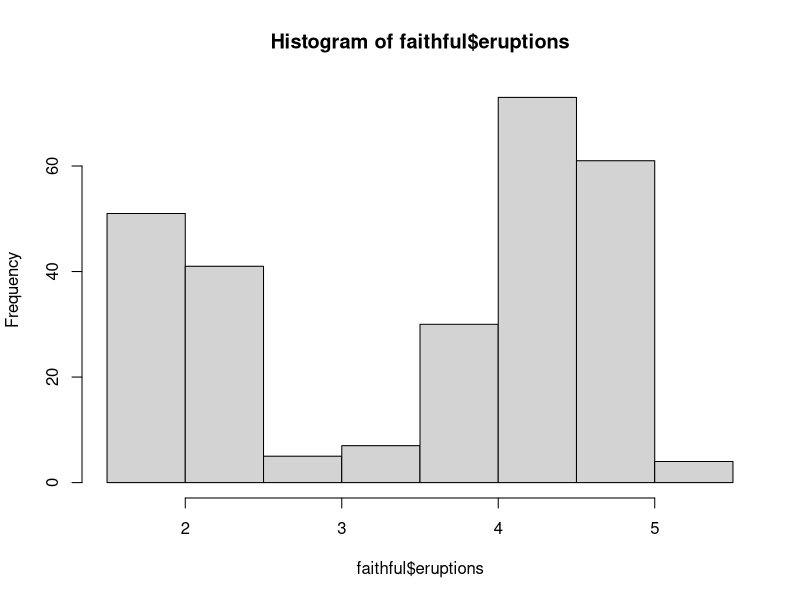
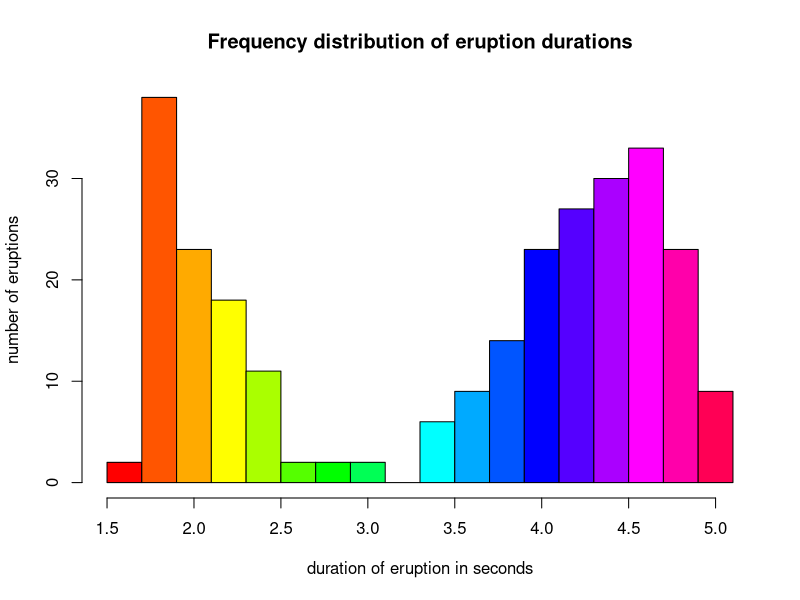
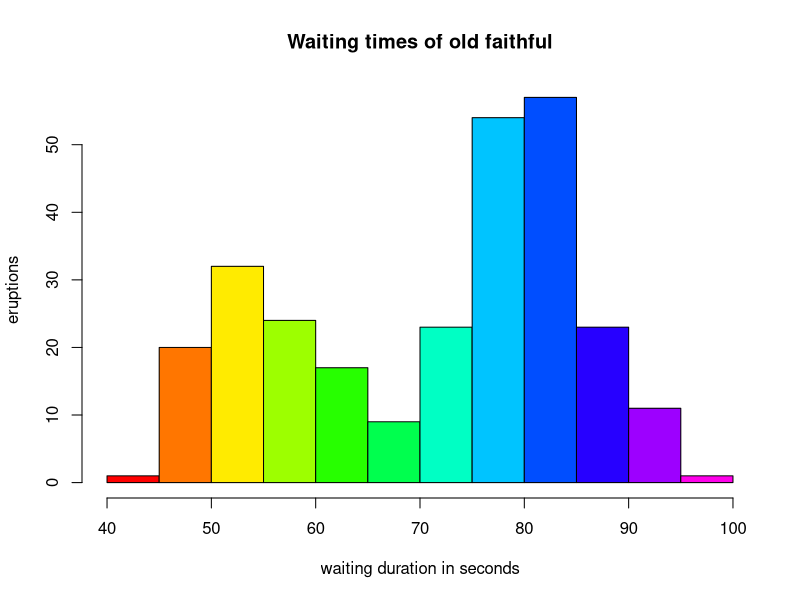

These figures' R source, in order: (Note: this script raises an error after producing the figures.)
# ----------------------------------------------------------------------------------------------------
# Modul:      Deskriptive Statistik
# Author:     Christoph Hilty
# Datum:      11.11.2016
# Aufgaben:   CAS_DA_R_QuantDaten_Aufgaben.pdf
# ----------------------------------------------------------------------------------------------------


# Aufgabe: Häufigkeitsverteilung quantitativer Daten
# ----------------------------------------------------------------------------------------------------

# Haufigkeitsverteilung ohne Gruppierung
table(faithful$waiting)

# Intervall mit meisten Eruptionen
waiting.max <- sort(table(faithful$waiting), decreasing = TRUE)[1]
waiting.max

# Range von Eruptionen bestimmen
eruptions.range <- range(faithful$eruptions)

# Haeufigkeitsverteilung der Eruptionszeiten (mit Defaults)
hist(faithful$eruptions, right = FALSE)

# Haeufigkeitsverteilung der Eruptionszeiten (ohne Defaults)
hist(faithful$eruptions, right = FALSE, breaks =  seq(1.5, 5.2, by = .2),
     xlab = "duration of eruption in seconds", ylab = "number of eruptions",
     main = "Frequency distribution of eruption durations",
     col = rainbow(18))


# Aufgabe: Histogramm
# ----------------------------------------------------------------------------------------------------

hist(faithful$waiting, right = FALSE,
     main = "Waiting times of old faithful", xlab = "waiting duration in seconds", ylab = "eruptions", 
     col = rainbow(13))


# Aufgabe: Relative Häufigkeitsverteilung stetiger Daten
# ----------------------------------------------------------------------------------------------------

# Ungruppierte Vergleiche
prop.table(table(faithful$waiting))

# Range von Wartezeigen bestimmen
waiting.range <- range(faithful$waiting)

# Gruppenbrueche bestimmen
waiting.breaks <- seq(40, 100, by = 5)

# Effektive Wartezeiten in Gruppen verteilen
waitings.cuts <- cut(faithful$waiting, waiting.breaks, right = FALSE)
waitings.freq <- table(waitings.cuts)
waitings.relfreq <- prop.table(waitings.freq)

# Relative Haeufigkeitsverteilung gruppiert
waitings.relfreq

# Gerundet und in Prozenten
waitings.percentage <- round(waitings.relfreq, digits = 4) * 100

# Und noch absolute Haeufigkeiten und relative Haeufigeiten gegenuebergestellt
cbind(waitings.freq, waitings.percentage)


# Aufgabe: Kumulierte Häufigkeitsverteilung
# ----------------------------------------------------------------------------------------------------

# Summierte absolute Haeufigkeitsverteilung
waitings.freq.cum <- cumsum(waitings.freq)

# Und noch als Spalten
cbind(waitings.freq.cum)


# Aufgabe: Kumulierte Häufigkeitsverteilungskurve
# ----------------------------------------------------------------------------------------------------

# Absolute, kumulierte Haeufigkeitsverteilung plotten
plot(waiting.breaks, waitings.freq.cum0,
     main = "old faithful eruptions",
     xlab = "cumulative waiting frequency", ylab = "waiting duration in seconds"
)

# Kurve hinzufuegen
lines(waiting.breaks, waitings.freq.cum0)


# Aufgabe: Kumulierte relative Häufigkeitsverteilung
# ----------------------------------------------------------------------------------------------------

# Zu diese Zweck brauchen wir die relativen Zahlen
waitings.relfreq.cum <- cumsum(waitings.relfreq)

# 0-Punkt hinzufuegen
waitings.relfreq.cum0 <- c(0, waitings.relfreq.cum)

# Kummulierte Haeufigkeitsverteilung plotten
plot(waiting.breaks, waitings.relfreq.cum0, 
     main = "old faithful eruptions",
     xlab = "cumulative waiting proportion", ylab = "waiting duration in seconds"
)


# Aufgabe: Kumulierte relative Häufigkeitsverteilungskurve
# ----------------------------------------------------------------------------------------------------

# Kurve hinzufuegen
lines(waiting.breaks, waitings.relfreq.cum0)
